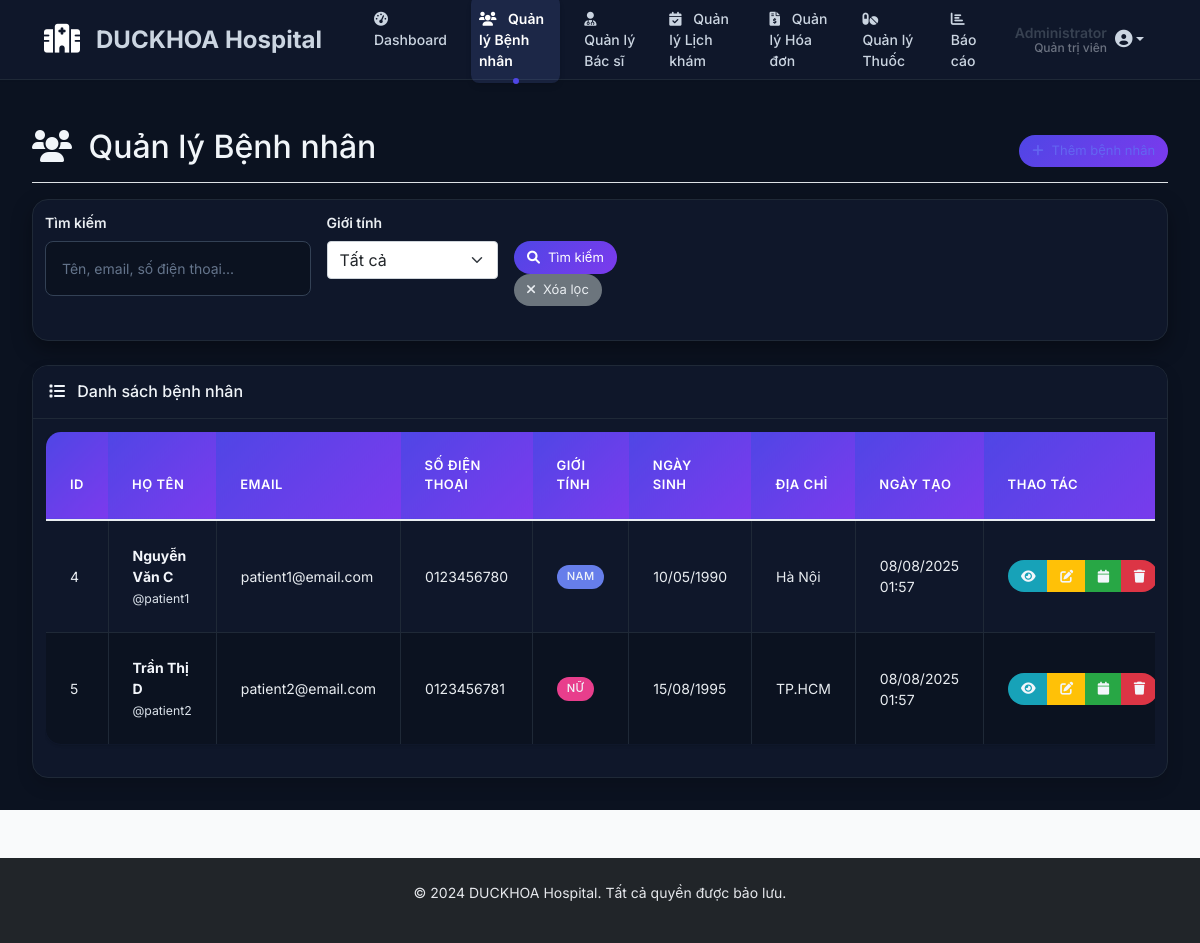
/admin/manage_patients.php (signed in), run on the app's committed database.
### tables this page shows
CREATE TABLE users (
    id INT AUTO_INCREMENT PRIMARY KEY,
    username VARCHAR(50) NOT NULL UNIQUE,
    password VARCHAR(255) NOT NULL,
    email VARCHAR(100) NOT NULL UNIQUE,
    role ENUM('admin', 'patient', 'doctor') NOT NULL DEFAULT 'patient',
    full_name VARCHAR(100) NOT NULL,
    phone VARCHAR(20),
    address TEXT,
    date_of_birth DATE,
    gender ENUM('male', 'female', 'other'),
    created_at TIMESTAMP DEFAULT CURRENT_TIMESTAMP,
    updated_at TIMESTAMP DEFAULT CURRENT_TIMESTAMP ON UPDATE CURRENT_TIMESTAMP
);

### includes/functions.php (called while the page is built, shortened)
<?php
function formatDate($date) {
    return date('d/m/Y', strtotime($date));
}
function formatDateTime($datetime) {
    return date('d/m/Y H:i', strtotime($datetime));
}
?>

### admin/manage_patients.php (the view, shortened to what this page needs)
<?php
require_once '../config/db.php';
require_once '../includes/functions.php';
include '../includes/header.php';
include '../includes/top_navbar.php';
?>
<div class="container-fluid">
    <div class="row">
        <div class="col-12 main-content">
            <div class="d-flex justify-content-between flex-wrap flex-md-nowrap align-items-center pt-3 pb-2 mb-3 border-bottom">
                <h1 class="h2">
                    <i class="fas fa-users me-2"></i>
                    Quản lý Bệnh nhân
                </h1>
                <div class="btn-toolbar mb-2 mb-md-0">
                    <a href="add_patient.php" class="btn btn-primary">
                        <i class="fas fa-plus me-2"></i>Thêm bệnh nhân
                    </a>
                </div>
            </div>
            <div class="card mb-4">
                <div class="card-body">
                    <form method="GET" class="row g-3">
                        <div class="col-md-3">
                            <label for="search" class="form-label">Tìm kiếm</label>
                            <input type="text" class="form-control" id="search" name="search"
                                   value="<?php echo isset($_GET['search']) ? htmlspecialchars($_GET['search']) : ''; ?>"
                                   placeholder="Tên, email, số điện thoại...">
                        </div>
                        <div class="col-md-2">
                            <label for="gender" class="form-label">Giới tính</label>
                            <select class="form-select" id="gender" name="gender">
                                <option value="">Tất cả</option>
                            </select>
                        </div>
                        <div class="col-md-2">
                            <label class="form-label">&nbsp;</label>
                            <div>
                                <button type="submit" class="btn btn-primary">
                                    <i class="fas fa-search me-2"></i>Tìm kiếm
                                </button>
                                <a href="manage_patients.php" class="btn btn-secondary">
                                    <i class="fas fa-times me-2"></i>Xóa lọc
                                </a>
                            </div>
                        </div>
                    </form>
                </div>
            </div>
            <div class="card shadow">
                <div class="card-header py-3">
                    <h6 class="m-0 font-weight-bold text-primary">
                        <i class="fas fa-list me-2"></i>
                        Danh sách bệnh nhân
                    </h6>
                </div>
                <div class="card-body">
                    <div class="table-responsive">
                        <table class="table table-bordered" width="100%" cellspacing="0">
                            <thead>
                                <tr>
                                    <th>ID</th>
                                    <th>Họ tên</th>
                                    <th>Email</th>
                                    <th>Số điện thoại</th>
                                    <th>Giới tính</th>
                                    <th>Ngày sinh</th>
                                    <th>Địa chỉ</th>
                                    <th>Ngày tạo</th>
                                    <th>Thao tác</th>
                                </tr>
                            </thead>
                            <tbody>
                                <?php
                                $where_conditions = ["role = 'patient'"];
                                $where_clause = implode(' AND ', $where_conditions);
                                $sql = "SELECT * FROM users WHERE $where_clause ORDER BY created_at DESC";
                                $stmt = $conn->prepare($sql);
                                $stmt->execute();
                                $result = $stmt->get_result();
                                while ($row = $result->fetch_assoc()):
                                ?>
                                <tr>
                                    <td><?php echo $row['id']; ?></td>
                                    <td>
                                        <strong><?php echo htmlspecialchars($row['full_name']); ?></strong>
                                        <br><small class="text-muted">@<?php echo htmlspecialchars($row['username']); ?></small>
                                    </td>
                                    <td><?php echo htmlspecialchars($row['email']); ?></td>
                                    <td><?php echo htmlspecialchars($row['phone']); ?></td>
                                    <td>
                                        <?php
                                        $gender_text = '';
                                        switch($row['gender']) {
                                            case 'male':
                                                $gender_text = '<span class="badge bg-primary">Nam</span>';
                                                break;
                                            case 'female':
                                                $gender_text = '<span class="badge bg-pink">Nữ</span>';
                                                break;
                                        }
                                        echo $gender_text;
                                        ?>
                                    </td>
                                    <td><?php echo $row['date_of_birth'] ? formatDate($row['date_of_birth']) : '-'; ?></td>
                                    <td><?php echo htmlspecialchars($row['address']); ?></td>
                                    <td><?php echo formatDateTime($row['created_at']); ?></td>
                                    <td>
                                        <div class="btn-group" role="group">
                                            <a href="view_patient.php?id=<?php echo $row['id']; ?>" class="btn btn-sm btn-info" title="Xem chi tiết">
                                                <i class="fas fa-eye"></i>
                                            </a>
                                            <a href="edit_patient.php?id=<?php echo $row['id']; ?>" class="btn btn-sm btn-warning" title="Sửa">
                                                <i class="fas fa-edit"></i>
                                            </a>
                                            <a href="patient_appointments.php?id=<?php echo $row['id']; ?>" class="btn btn-sm btn-success" title="Lịch khám">
                                                <i class="fas fa-calendar"></i>
                                            </a>
                                            <a href="manage_patients.php?delete=<?php echo $row['id']; ?>"
                                               class="btn btn-sm btn-danger"
                                               title="Xóa"
                                               onclick="return confirmDelete('Bạn có chắc chắn muốn xóa bệnh nhân này?')">
                                                <i class="fas fa-trash"></i>
                                            </a>
                                        </div>
                                    </td>
                                </tr>
                                <?php endwhile; ?>
                            </tbody>
                        </table>
                    </div>
                </div>
            </div>
        </div>
    </div>
</div>
<?php include '../includes/footer.php'; ?>

### data on the page
users: id "4", full_name "Nguyễn Văn C", username "patient1", email "patient1@email.com", phone "0123456780", gender "NAM", date_of_birth "10/05/1990", address "Hà Nội", created_at "08/08/2025 01:57"
users: id "5", full_name "Trần Thị D", username "patient2", email "patient2@email.com", phone "0123456781", gender "NỮ", date_of_birth "15/08/1995", address "TP.HCM", created_at "08/08/2025 01:57"

### other printed values
$item['text'] "Dashboard"
$item['text'] "Quản lý Bệnh nhân"
$item['text'] "Quản lý Bác sĩ"
$item['text'] "Quản lý Lịch khám"
$item['text'] "Quản lý Hóa đơn"
$item['text'] "Quản lý Thuốc"
$item['text'] "Báo cáo"
$user_name "Administrator"
$role_text "Quản trị viên"
